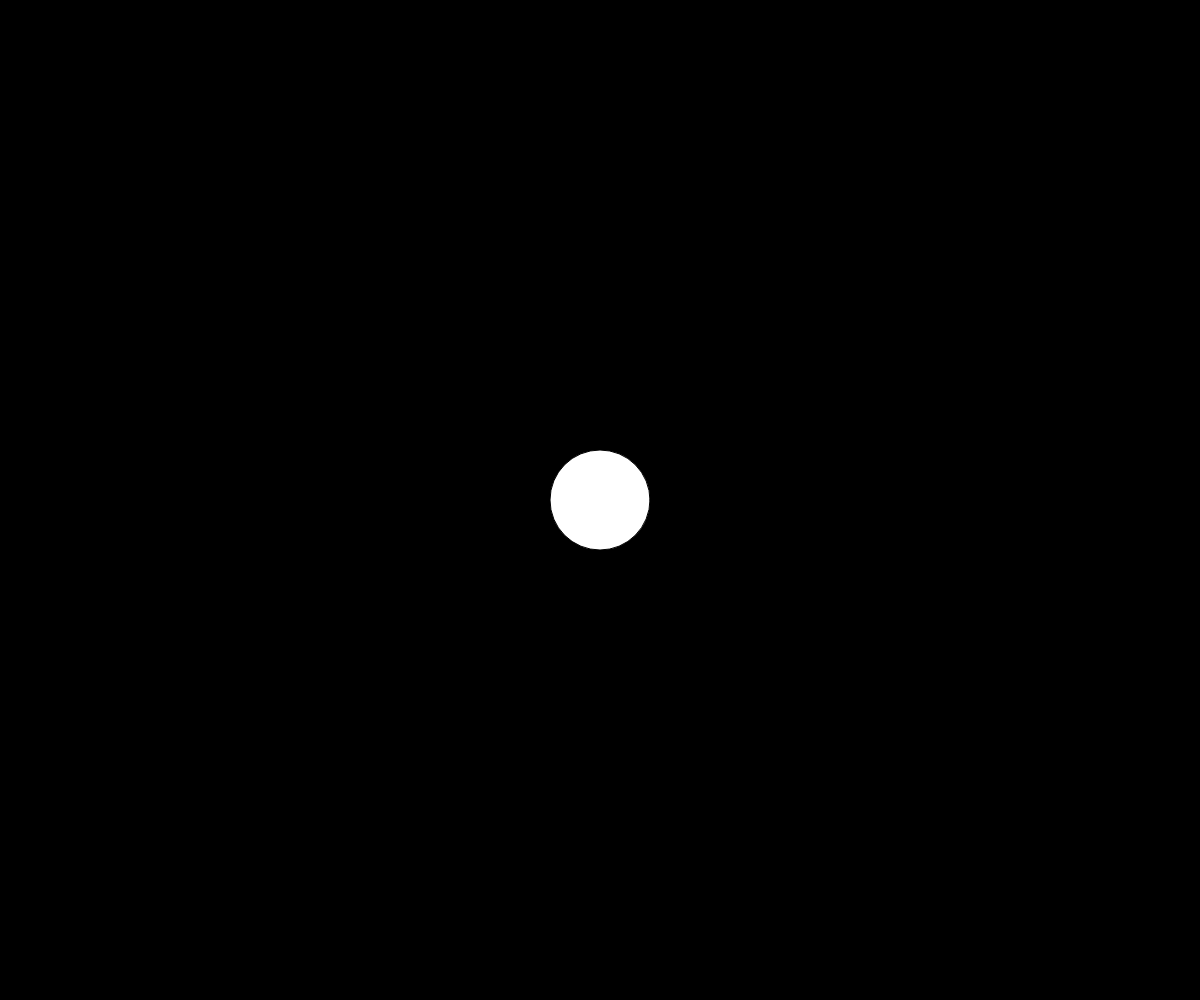
Frame 1 (no input)
Frame 60 (no input): identical to frame 1, image omitted
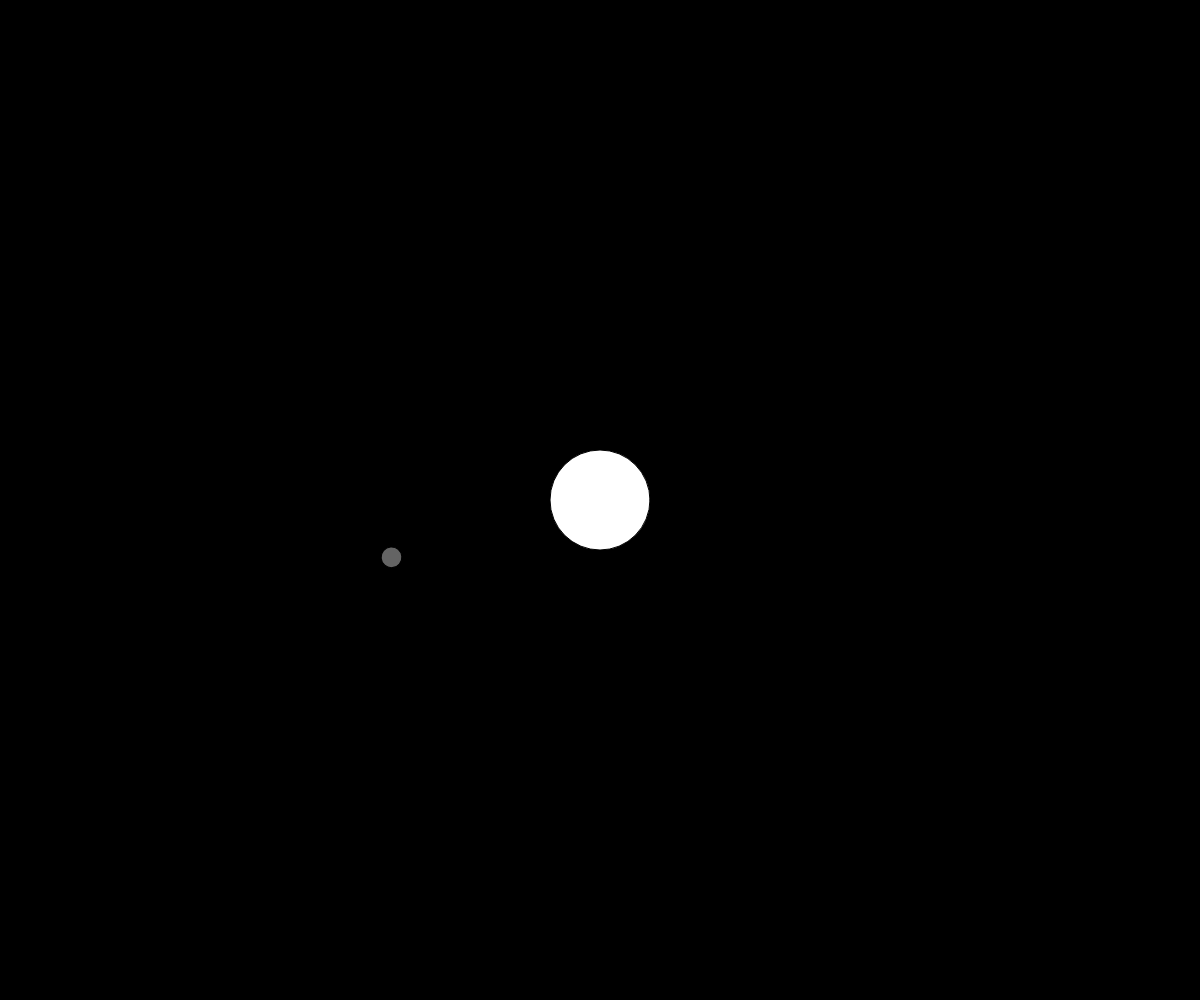
Frame 120 (the mouse pressed at the canvas centre since frame 60)

The p5.js sketch that drew these frames (run headless with seeded random() and noise() and a simulated clock; from frame 60 on, the mouse is pressed at the canvas centre):

// p5.js sketch
// ── sketch.js
// Planets and Moons(Objects within Objects)
// Bishal Ghose
// 3/19/2025





let myPlanet;



function setup() {
  createCanvas(windowWidth, windowHeight);
  myPlanet = new Planet(width/2, height/2);
}

function draw() {
  background(0);
  myPlanet.display();
}

function mousePressed(){
  myPlanet.createMoon();
}


class Planet{
  //1. Constructor
  constructor(x,y){
    this.x = x; this.y = y; this.s = 100;
    this.moons = [];
  }
  //2. Class Functions
  display(){
    //draw the planet + all the moons
    fill(255);
    circle(this.x, this.y, this.s);
    console.log(this.moons);
    for (let i of this.moons){
      i.display();
    }
  }

  createMoon(){
    this.moons.push(new Moon());
  }

}


class Moon{
  constructor(){
    this.size = random(10,25);
    this.orbitRadius = random(150,470);
    this.Angle = Math.sqrt(random(0,2*Math.PI));
    this.xPos = Math.cos(this.Angle) * this.orbitRadius ;
    this.yPos = Math.sin(this.Angle) * this.orbitRadius ;
    this.rotateSpeed = random(25,125)/5000;
    this.rotationalAngle = 0;
  }

  display(){
    fill(100);
    push();
    translate(width/2, height/2);
    rotate(this.rotationalAngle);
    circle(this.xPos, this.yPos, this.size);
    pop();

    this.rotationalAngle += this.rotateSpeed;
  }
}
